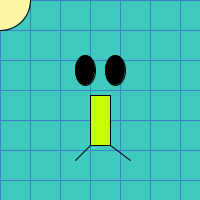
Frame 1 (no input)
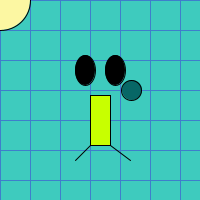
Frame 60 (the mouse pressed at the canvas centre just before this capture)
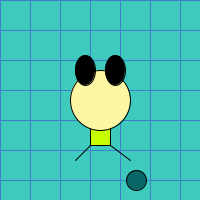
Frame 120 (the mouse held since frame 60 and released just before this capture)

The Processing sketch that drew these frames (run headless with seeded random() and noise(); from frame 60 on, the mouse is pressed at the canvas centre):

// Processing sketch: processing_24039
// ── processing_24039.pde

//brad miller processing
// ex1_5

float x = 0;
float y = 0;
float xspeed = 2.2;
float yspeed = 1.5;
float r = 20;


void setup() {
  size(200,200);
  smooth();
}


void draw() {
  background(62,203,190);

  for (int c= 0; c<=width; c+=30) {
    stroke(62,126,203);
    line(0,c,width,c);
  }

  for (int d= 0; d<=height; d+=30) {
    stroke(62,126,203);
    line(d,0,d,height);
  }  

  x = x + xspeed;
  y = y + yspeed;


  if ((x > width) || (x < 0)) {


    xspeed = xspeed * -1;
    r = 40;
  }


  if ((y > height) || (y < 0)) {

    yspeed = yspeed * -1;
    r = 40;
  }


  stroke(0);
  fill(7,103,102);
  ellipse(x,y,r,r);

  r = constrain(r-2,20,40);


  //legs
  line(75,160,90,145);
  line(130,160,110,145);

  //body
  fill(200,255,0);
  rectMode(CENTER);
  rect(100,120,20,50);


  //head
  fill(252,247,162); 
  stroke(0);
  ellipse(mouseX,mouseY,60,60);


  //eyes
  fill(0);
  ellipse(115,70,20,30);
  fill(0);
  ellipse(85,70,20,30);

  println(frameRate);
}
